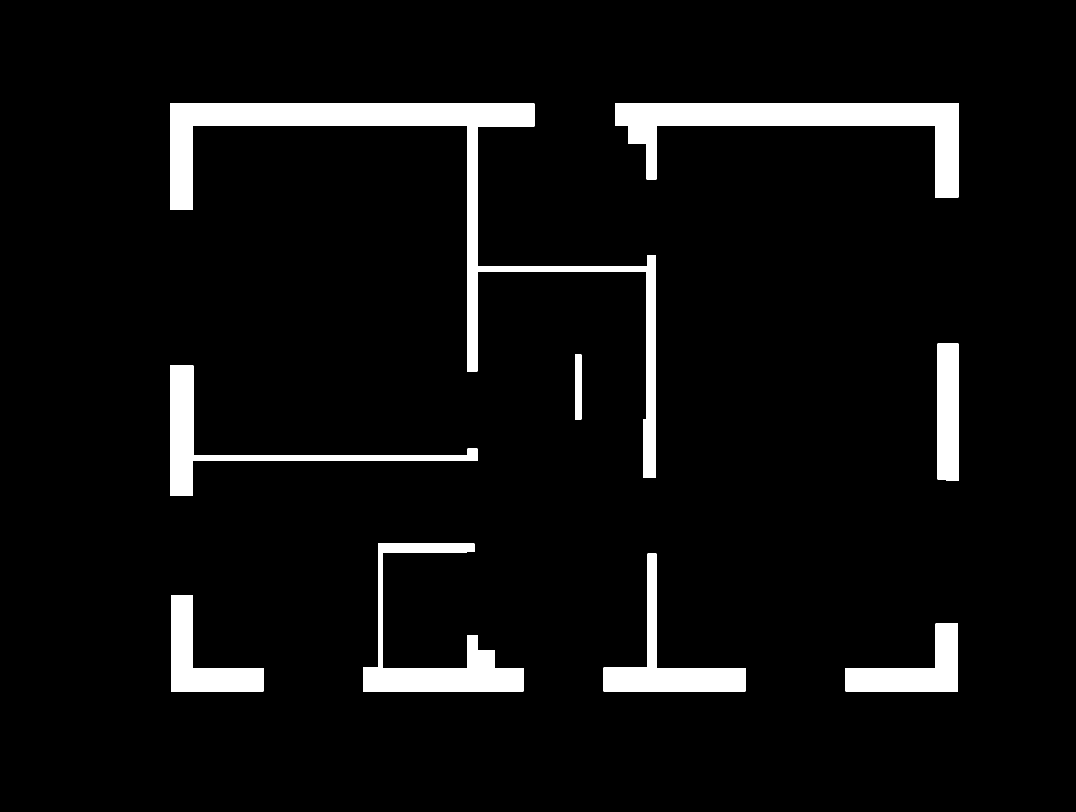
#> input picture detection/output/masks/walls_mask.png, 2151 x 1624 px (shown at 1/2 size)
$ python detect_rooms.py output/masks/walls_mask.png
#> lines starting #> are read from the running program, lines starting #| are printed output that depends on the picture; after the words box and inside, x2 and y2 are one past the last pixel; in counts of white or black regions, pixels touching at a corner belong together
"""
Detect rooms on a floor plan by finding enclosed regions in the wall mask.

Seals door and window gaps to create fully enclosed spaces, then uses
connected components to identify individual rooms and matches OCR text
labels to name each room.

Usage:
  python detect_rooms.py input/GF_clean.jpg --out output/rooms_overlay.png --save-json output/rooms.json
"""

import argparse
import json
import math
import os
import sys

import cv2
import numpy as np


# ---------------------------------------------------------------------------
# Rectilinear helpers (enforce 90-degree corners on room contours)
# ---------------------------------------------------------------------------

# [70 lines left out: functions _clean_collinear, _rectify_contour, _fill_rectilinear, not called in this run]


def build_full_wall_mask(gray: np.ndarray, thick_walls: np.ndarray,
                         text_json: str = "") -> np.ndarray:
    """
    Combine the thick grey wall mask with thin dark partition lines
    detected from the grayscale image. Subtracts known text regions
    to avoid treating text as walls.
    """
    h, w = gray.shape

    _, dark = cv2.threshold(gray, 140, 255, cv2.THRESH_BINARY_INV)

    kh = cv2.getStructuringElement(cv2.MORPH_RECT, (35, 1))
    kv = cv2.getStructuringElement(cv2.MORPH_RECT, (1, 35))
    horizontal = cv2.morphologyEx(dark, cv2.MORPH_OPEN, kh)
    vertical = cv2.morphologyEx(dark, cv2.MORPH_OPEN, kv)
    lines = cv2.bitwise_or(horizontal, vertical)

    margin_x = int(w * 0.06)
    margin_y = int(h * 0.06)
    lines[:margin_y, :] = 0
    lines[h - margin_y:, :] = 0
    lines[:, :margin_x] = 0
    lines[:, w - margin_x:] = 0

    if text_json and os.path.isfile(text_json):
        with open(text_json, "r") as f:
            texts = json.load(f)
        text_mask = np.zeros((h, w), dtype=np.uint8)
        pad = 8
        for t in texts:
            bbox = t.get("bbox", [])
            if len(bbox) >= 4:
                xs = [p[0] for p in bbox]
                ys = [p[1] for p in bbox]
                x1 = max(0, min(xs) - pad)
                y1 = max(0, min(ys) - pad)
                x2 = min(w, max(xs) + pad)
                y2 = min(h, max(ys) + pad)
                cv2.rectangle(text_mask, (x1, y1), (x2, y2), 255, -1)
        lines = cv2.bitwise_and(lines, cv2.bitwise_not(text_mask))

    combined = cv2.bitwise_or(thick_walls, lines)

    kernel = cv2.getStructuringElement(cv2.MORPH_RECT, (3, 3))
    combined = cv2.morphologyEx(combined, cv2.MORPH_CLOSE, kernel)

    return combined


ROOM_COLORS = [
    (76, 175, 80),    # green
    (33, 150, 243),   # blue
    (255, 152, 0),    # orange
    (156, 39, 176),   # purple
    (0, 188, 212),    # cyan
    (255, 87, 34),    # deep orange
    (63, 81, 181),    # indigo
    (205, 220, 57),   # lime
    (233, 30, 99),    # pink
    (121, 85, 72),    # brown
    (255, 235, 59),   # yellow
    (96, 125, 139),   # blue-grey
]

KNOWN_ROOM_NAMES = [
    "LOUNGE", "KITCHEN", "HALL", "DINING", "STUDY",
    "WC", "LAUNDRY", "ST.", "BEDROOM", "BATHROOM",
    "GARAGE", "ENTRANCE", "CORRIDOR", "PANTRY",
]


def seal_door_gaps(mask: np.ndarray, doors_json: str, thickness: int = 22):
    """Draw lines at door openings to seal wall gaps."""
    if not os.path.isfile(doors_json):
        return mask
    with open(doors_json, "r") as f:
        doors = json.load(f)

    sealed = mask.copy()
    for d in doors:
        cx, cy = d["center"]
        r = d["radius"]
        q = d.get("swing_quadrant", 0)

        start_angle = q * math.pi / 2
        end_angle = (q + 1) * math.pi / 2

        ex1 = int(cx + r * math.cos(start_angle))
        ey1 = int(cy + r * math.sin(start_angle))
        ex2 = int(cx + r * math.cos(end_angle))
        ey2 = int(cy + r * math.sin(end_angle))

        cv2.line(sealed, (ex1, ey1), (ex2, ey2), 255, thickness)
        cv2.line(sealed, (cx, cy), (ex1, ey1), 255, thickness)
        cv2.line(sealed, (cx, cy), (ex2, ey2), 255, thickness)

    return sealed


def seal_window_gaps(mask: np.ndarray, windows_json: str, thickness: int = 22):
    """Draw lines at window openings to seal wall gaps."""
    if not os.path.isfile(windows_json):
        return mask
    with open(windows_json, "r") as f:
        windows = json.load(f)

    sealed = mask.copy()
    for w in windows:
        bbox = w.get("bbox", [])
        if len(bbox) == 4:
            x1, y1, x2, y2 = bbox
            bw = x2 - x1
            bh = y2 - y1
            if bw > bh:
                mid_y = (y1 + y2) // 2
                cv2.line(sealed, (x1, mid_y), (x2, mid_y), 255, thickness)
            else:
                mid_x = (x1 + x2) // 2
                cv2.line(sealed, (mid_x, y1), (mid_x, y2), 255, thickness)
    return sealed


def close_remaining_gaps(mask: np.ndarray, gap_size: int = 30):
    """Morphological closing to bridge any small remaining gaps."""
    kernel = cv2.getStructuringElement(cv2.MORPH_RECT, (gap_size, gap_size))
    return cv2.morphologyEx(mask, cv2.MORPH_CLOSE, kernel)


def get_room_seeds(text_json: str):
    """
    Get room center seed points from OCR text and known positions.
    Returns list of (name, x, y).
    """
    seeds = []

    known_positions = {
        "HALL": (1150, 1000),
        "DINING": (1600, 1080),
    }
    for name, (x, y) in known_positions.items():
        seeds.append((name, x, y))

    if os.path.isfile(text_json):
        with open(text_json, "r") as f:
            texts = json.load(f)
        for t in texts:
            txt = t["text"].strip().upper().replace(",", ".")
            matched_name = None
            for name in KNOWN_ROOM_NAMES:
                if name in txt or txt in name:
                    matched_name = name
                    break
            if matched_name and not any(s[0] == matched_name for s in seeds):
                bbox = t["bbox"]
                cx = int(sum(p[0] for p in bbox) / len(bbox))
                cy = int(sum(p[1] for p in bbox) / len(bbox))
                seeds.append((matched_name, cx, cy))

    return seeds


def find_rooms_watershed(sealed_walls: np.ndarray, seeds: list, min_area: int = 5000):
    """
    Find rooms using multi-source BFS from seed points, with walls as barriers.
    Each room grows outward from its seed until it hits a wall or another room.
    """
    from collections import deque

    h, w = sealed_walls.shape
    is_wall = sealed_walls > 127

    room_map = np.zeros((h, w), dtype=np.int32)

    queue = deque()
    for idx, (name, sx, sy) in enumerate(seeds, start=1):
        if 0 <= sx < w and 0 <= sy < h and not is_wall[sy, sx]:
            room_map[sy, sx] = idx
            queue.append((sy, sx))
        else:
            for dy in range(-30, 31):
                for dx in range(-30, 31):
                    ny, nx = sy + dy, sx + dx
                    if 0 <= nx < w and 0 <= ny < h and not is_wall[ny, nx]:
                        room_map[ny, nx] = idx
                        queue.append((ny, nx))
                        break
                else:
                    continue
                break

    dirs = [(-1, 0), (1, 0), (0, -1), (0, 1)]
    while queue:
        cy, cx = queue.popleft()
        label = room_map[cy, cx]
        for dy, dx in dirs:
            ny, nx = cy + dy, cx + dx
            if 0 <= nx < w and 0 <= ny < h:
                if room_map[ny, nx] == 0 and not is_wall[ny, nx]:
                    room_map[ny, nx] = label
                    queue.append((ny, nx))

    rooms = []
    for idx, (name, sx, sy) in enumerate(seeds, start=1):
        room_mask = (room_map == idx).astype(np.uint8) * 255
        area = np.count_nonzero(room_mask)
        if area < min_area:
            continue

        contours, _ = cv2.findContours(room_mask, cv2.RETR_EXTERNAL, cv2.CHAIN_APPROX_SIMPLE)
        if not contours:
            continue
        contour = max(contours, key=cv2.contourArea)

        M = cv2.moments(contour)
        if M["m00"] > 0:
            cx_r = int(M["m10"] / M["m00"])
            cy_r = int(M["m01"] / M["m00"])
        else:
            cx_r, cy_r = sx, sy

        x, y, rw, rh = cv2.boundingRect(contour)

        rooms.append({
            "id": len(rooms) + 1,
            "label": name,
            "bbox": [int(x), int(y), int(x + rw), int(y + rh)],
            "centroid": [cx_r, cy_r],
            "area_px": int(area),
            "contour": contour,
        })

    rooms.sort(key=lambda r: r["area_px"], reverse=True)
    for i, r in enumerate(rooms):
        r["id"] = i + 1

    return rooms, room_map


def rectify_room_contours(rooms: list, wall_mask: np.ndarray,
                          room_map_bfs: np.ndarray) -> tuple:
    """
    Enforce 90-degree corners on all room contours.

    1. Rectify each raw BFS contour to strict H/V edges.
    2. Rebuild a clean room_map from the rectified polygons (largest
       rooms painted first so smaller rooms take priority on overlap).
    3. Fill any remaining gaps using the original BFS assignment.
    4. Re-extract contours from the clean map and rectify once more.
    """
    h, w = wall_mask.shape
    is_wall = wall_mask > 127

    rect = {}
    for room in rooms:
        rect[room["id"]] = _rectify_contour(room["contour"], epsilon=12.0)

    new_map = np.zeros((h, w), dtype=np.int32)
    for room in sorted(rooms, key=lambda r: r["area_px"], reverse=True):
        idx = room["id"]
        tmp = np.zeros((h, w), dtype=np.uint8)
        _fill_rectilinear(tmp, rect[idx], 255)
        new_map[(tmp > 0) & (~is_wall)] = idx

    gaps = (new_map == 0) & (~is_wall) & (room_map_bfs > 0)
    new_map[gaps] = room_map_bfs[gaps]

    for room in rooms:
        idx = room["id"]
        rmask = (new_map == idx).astype(np.uint8) * 255
        area = np.count_nonzero(rmask)
        contours, _ = cv2.findContours(rmask, cv2.RETR_EXTERNAL,
                                       cv2.CHAIN_APPROX_SIMPLE)
        if not contours:
            continue
        contour = max(contours, key=cv2.contourArea)
        room["contour"] = _rectify_contour(contour, epsilon=10.0)
        room["area_px"] = int(area)

        M = cv2.moments(room["contour"])
        if M["m00"] > 0:
            room["centroid"] = [int(M["m10"] / M["m00"]),
                                int(M["m01"] / M["m00"])]

        x, y, rw, rh = cv2.boundingRect(room["contour"])
        room["bbox"] = [int(x), int(y), int(x + rw), int(y + rh)]

    return rooms, new_map


# [45 lines left out: function label_rooms_from_text, not called in this run]


def draw_rooms_overlay(img: np.ndarray, rooms: list, alpha: float = 0.35) -> np.ndarray:
    overlay = img.copy()
    color_layer = np.zeros_like(img)
    h, w = img.shape[:2]

    for i, room in enumerate(rooms):
        color = ROOM_COLORS[i % len(ROOM_COLORS)]
        contour = room["contour"]
        fill_mask = np.zeros((h, w), dtype=np.uint8)
        _fill_rectilinear(fill_mask, contour, 255)
        color_layer[fill_mask > 0] = color
        cv2.drawContours(overlay, [contour], -1, color, 2)

    filled = cv2.cvtColor(color_layer, cv2.COLOR_BGR2GRAY) > 0
    overlay[filled] = cv2.addWeighted(img, 1 - alpha, color_layer, alpha, 0)[filled]

    for i, room in enumerate(rooms):
        color = ROOM_COLORS[i % len(ROOM_COLORS)]
        cx, cy = room["centroid"]
        label = room["label"] or f"Room {room['id']}"

        font = cv2.FONT_HERSHEY_SIMPLEX
        scale = 0.55
        thickness = 2
        (tw, th), _ = cv2.getTextSize(label, font, scale, thickness)

        tx = cx - tw // 2
        ty = cy + th // 2

        cv2.rectangle(overlay, (tx - 4, ty - th - 4), (tx + tw + 4, ty + 6), (255, 255, 255), -1)
        cv2.rectangle(overlay, (tx - 4, ty - th - 4), (tx + tw + 4, ty + 6), color, 2)
        cv2.putText(overlay, label, (tx, ty), font, scale, (0, 0, 0), thickness, cv2.LINE_AA)

        area_m2 = room.get("area_m2", 0)
        if area_m2:
            area_label = f"#{room['id']} {area_m2:.3f} m\u00b2"
        else:
            area_label = f"#{room['id']} ({room['area_px']}px)"
        (aw, ah), _ = cv2.getTextSize(area_label, font, 0.4, 1)
        cv2.putText(overlay, area_label, (cx - aw // 2, cy + th + 14),
                    font, 0.4, color, 1, cv2.LINE_AA)

        if area_m2:
            sf_label = f"{area_m2 * 10.7639:.1f} SF"
            (sw, _), _ = cv2.getTextSize(sf_label, font, 0.4, 1)
            cv2.putText(overlay, sf_label, (cx - sw // 2, cy + th + 28),
                        font, 0.4, color, 1, cv2.LINE_AA)

    return overlay


def main():
    parser = argparse.ArgumentParser(description="Detect rooms on a floor plan")
    parser.add_argument("input", help="Path to floor plan image")
    parser.add_argument("--walls-mask", default="detection/output/masks/walls_mask.png")
    parser.add_argument("--doors-json", default="detection/output/json/doors_detections.json")
    parser.add_argument("--windows-json", default="detection/output/json/windows_detections.json")
    parser.add_argument("--text-json", default="detection/output/json/detected_text.json")
    parser.add_argument("--dim-json", default="detection/output/json/dim_lines.json", help="For scale factor")
    parser.add_argument("--out", default="detection/output/overlays/rooms_overlay.png")
    parser.add_argument("--save-json", default="detection/output/json/rooms.json")
    parser.add_argument("--min-area", type=int, default=15000, help="Minimum room area in pixels")
    args = parser.parse_args()

    if not os.path.isfile(args.input):
        print("Image not found:", args.input)
        sys.exit(1)

    img = cv2.imread(args.input)
#> img is the input picture: shape (1624, 2151, 3); 6% white; 9 white regions, largest, box (x1, y1, x2, y2) and area: (340, 207, 1312, 955) 64029, (1231, 206, 1917, 395) 41712, (726, 1087, 1047, 1383) 23462
    if img is None:
        print("Could not read image:", args.input)
        sys.exit(1)

    wall_mask = cv2.imread(args.walls_mask, cv2.IMREAD_GRAYSCALE)
    if wall_mask is None:
        print("Wall mask not found:", args.walls_mask)
        sys.exit(1)

    h, w = img.shape[:2]
    if wall_mask.shape[:2] != (h, w):
        wall_mask = cv2.resize(wall_mask, (w, h))

    _, wall_mask = cv2.threshold(wall_mask, 127, 255, cv2.THRESH_BINARY)
    gray = cv2.cvtColor(img, cv2.COLOR_BGR2GRAY)
    print(f"Image: {w}x{h}")
#| Image: 2151x1624
    print(f"Grey wall pixels: {np.count_nonzero(wall_mask)}")
#| Grey wall pixels: 208327

    print("Building full wall mask (grey walls + dark partition lines)...")
    full_walls = build_full_wall_mask(gray, wall_mask, text_json=args.text_json)
#> in build_full_wall_mask, `_, dark = cv2.threshold(gray, 140, 255, cv2.THRESH_BINARY_INV)`:
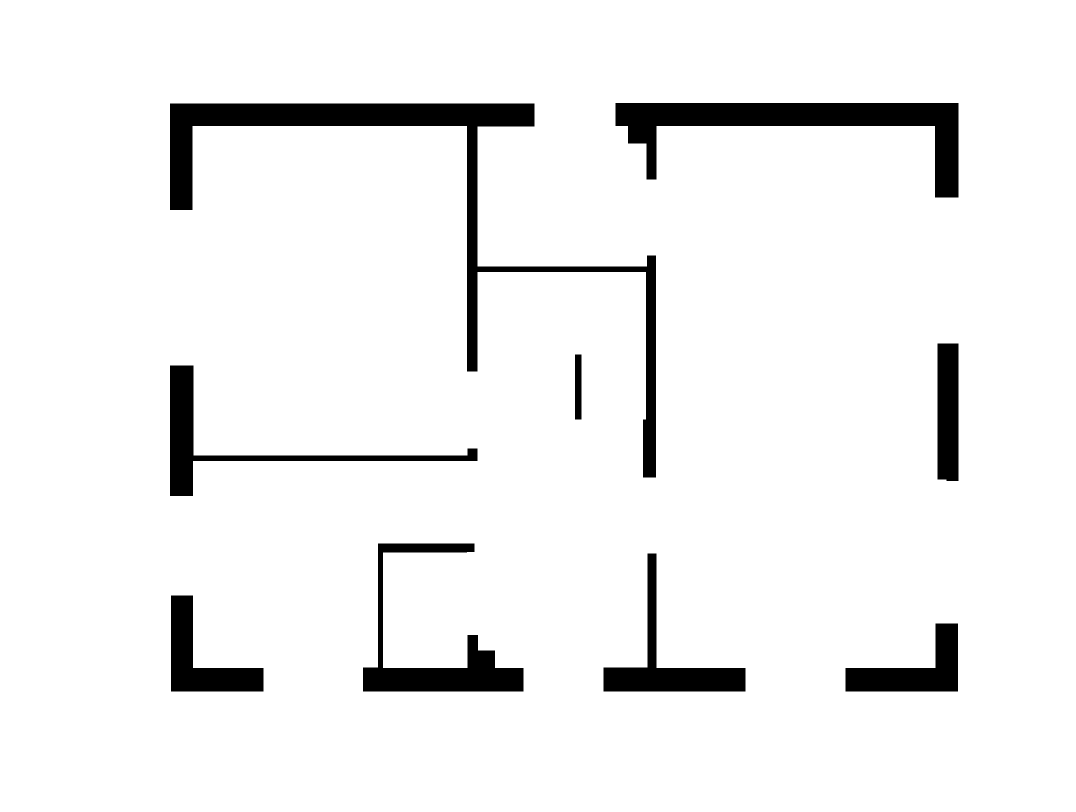
#> dark: shape (1624, 2151) (shown at 1/2 size); 94% white; 9 black regions, largest, box (x1, y1, x2, y2) and area: (340, 207, 1312, 955) 64029, (1231, 206, 1917, 395) 41712, (726, 1087, 1047, 1383) 23462
#> in build_full_wall_mask, `lines[:, w - margin_x:] = 0`:
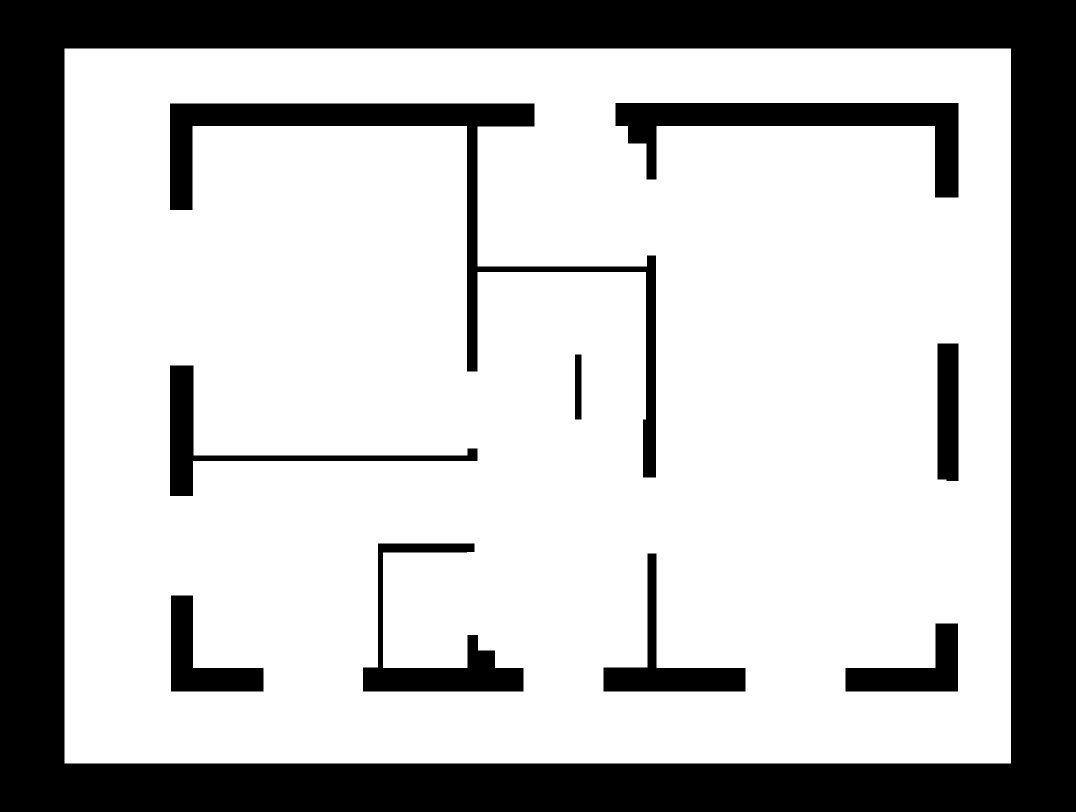
#> lines: shape (1624, 2151) (shown at 1/2 size); 71.5% white; 10 black regions, largest, box (x1, y1, x2, y2) and area: (0, 0, 2151, 1624) 786234, (340, 207, 1312, 955) 64029, (1231, 206, 1917, 395) 41712
#> in build_full_wall_mask, `combined = cv2.bitwise_or(thick_walls, lines)`:
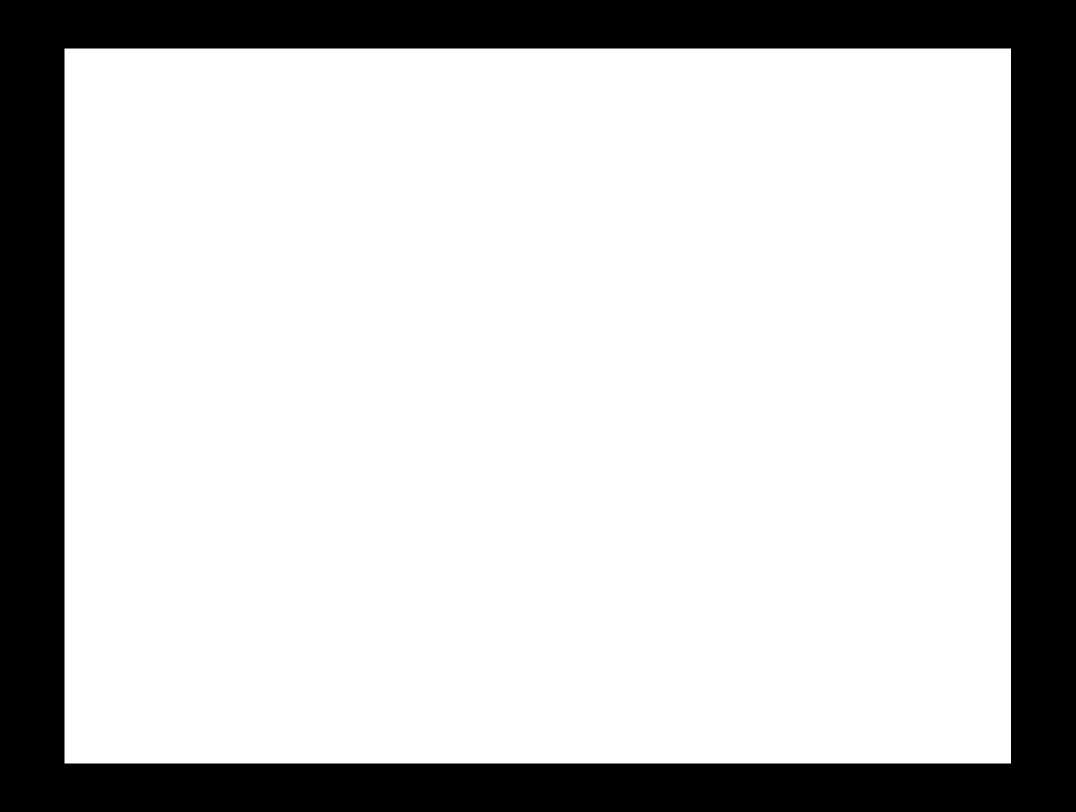
#> combined: shape (1624, 2151) (shown at 1/2 size); 77.5% white; 1 black region, box (x1, y1, x2, y2) and area: (0, 0, 2151, 1624) 786234
    print(f"Full wall pixels: {np.count_nonzero(full_walls)}")
#| Full wall pixels: 2706990

    out_root = os.path.dirname(os.path.dirname(args.out)) or "detection/output"
    debug_dir = os.path.join(out_root, "debug")
    os.makedirs(debug_dir, exist_ok=True)
    cv2.imwrite(os.path.join(debug_dir, "rooms_full_walls.png"), full_walls)

    print("Sealing door gaps...")
    sealed = seal_door_gaps(full_walls, args.doors_json)
    print("Sealing window gaps...")
    sealed = seal_window_gaps(sealed, args.windows_json)
    print("Closing remaining small gaps...")
    sealed = close_remaining_gaps(sealed, gap_size=20)

    cv2.imwrite(os.path.join(debug_dir, "rooms_sealed_walls.png"), sealed)

    print("Getting room seeds from OCR text...")
    seeds = get_room_seeds(args.text_json)
    print(f"Room seeds: {[(s[0], s[1], s[2]) for s in seeds]}")

    print("Finding rooms via multi-source BFS...")
    rooms, room_map = find_rooms_watershed(sealed, seeds, min_area=args.min_area)
#> the loop in find_rooms_watershed, `for idx, (name, sx, sy) in enumerate(seeds, start=1):` made 2 passes
#> area on passes 1 to 2: 0, 0
#> after the loop in find_rooms_watershed, `for idx, (name, sx, sy) in enumerate(seeds, start=1):`: rooms = []
#> rooms = []
    print(f"Found {len(rooms)} rooms")
#| Found 0 rooms

    print("Rectifying room contours to 90\u00b0 corners...")
    rooms, room_map = rectify_room_contours(rooms, sealed, room_map)
#> after the loop in rectify_room_contours, `for room in rooms:`: rect = 0 items
    print("Room contours rectified")

    mm_per_px = 6.22
    if os.path.isfile(args.dim_json):
        with open(args.dim_json, "r") as f:
            dim_data = json.load(f)
        mm_per_px = dim_data.get("scale_mm_per_px", 6.22)

    for r in rooms:
        area_m2 = r["area_px"] * (mm_per_px ** 2) / 1e6
        r["area_m2"] = round(area_m2, 2)
        label = r["label"] or f"Room {r['id']}"
        print(f"  {label}: {area_m2:.1f} m² ({r['area_px']}px), centroid={r['centroid']}")
#> this loop made 0 passes

    overlay = draw_rooms_overlay(img, rooms)
    os.makedirs(os.path.dirname(args.out) or ".", exist_ok=True)
    cv2.imwrite(args.out, overlay)
    print(f"Saved: {args.out}")

    mask_path = os.path.join(out_root, "masks", "rooms_mask.png")
    os.makedirs(os.path.join(out_root, "masks"), exist_ok=True)
    rooms_mask = np.zeros((h, w), dtype=np.uint8)
    for room in rooms:
        val = min(room["id"] * 30, 255)
        fill_tmp = np.zeros((h, w), dtype=np.uint8)
        _fill_rectilinear(fill_tmp, room["contour"], 255)
        rooms_mask[fill_tmp > 0] = val
    cv2.imwrite(mask_path, rooms_mask)
    print(f"Saved: {mask_path}")

    if args.save_json:
        out_list = []
        for r in rooms:
            out_list.append({
                "id": r["id"],
                "label": r["label"],
                "bbox": r["bbox"],
                "centroid": r["centroid"],
                "area_px": r["area_px"],
                "area_m2": r.get("area_m2", 0),
            })
#> after the loop, out_list = []
        with open(args.save_json, "w", encoding="utf-8") as f:
            json.dump(out_list, f, indent=2)
        print(f"Saved: {args.save_json}")


if __name__ == "__main__":
    main()
